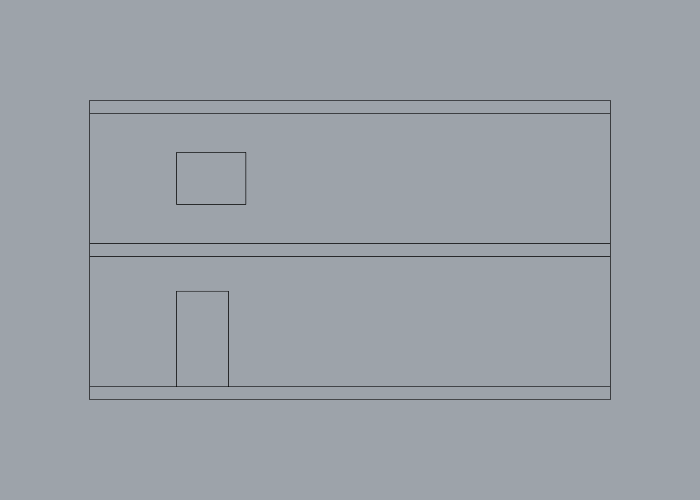
#> input picture docs/eval/drawing/elevation.png, 1400 x 1000 px (shown at 1/2 size)
$ python -i compose.py   (imports and definitions only)
#> lines starting #> are read from the running program, lines starting #| are printed output that depends on the picture
#> further down, picture is the input picture: PIL image 1400x1000 RGBA; mean R, G, B, A 155.8, 161.7, 168.7, 255
"""Compose the demo video, GIF, hero image and stills from the raw captures made by record_demo.py.

    python3 tests/demo/compose.py [--work /tmp/rhinomcp_demo] [--out docs/media]

Quality rules implemented here:
  * model shots were captured at 1840 x 1035 (the largest 16:9 size inside the capture guard); every frame is scaled to
    1280 x 720 with Lanczos (the push-in uses a sub-pixel source box, so there is no stepping);
  * all text is drawn at 2x (2560 x 1440) and downscaled with Lanczos, so it is crisp;
  * drawings: the thin pen lines are dilated by ~2 px at capture size before the downscale, so they cannot vanish;
  * scene changes are 0.4 s dips through white (0.2 s out, 0.2 s in); captions only change at cuts, never crossfade;
  * turntable frames are played back 1:1 (fixed camera, no per-frame zoom).
"""
import argparse
import json
import math
import os
import shutil
import subprocess
import sys

from PIL import Image, ImageChops, ImageDraw, ImageFilter, ImageFont

FPS = 20
W, H = 1280, 720
SS = 2                                   # text supersampling
FFMPEG = "/opt/homebrew/bin/ffmpeg"
BG = (255, 255, 255)
INK = (28, 32, 38)
MUTED = (110, 117, 126)
ACCENT = (201, 113, 79)
HELV = "/System/Library/Fonts/HelveticaNeue.ttc"
MENLO = "/System/Library/Fonts/Menlo.ttc"


def font(path, size, index=0):
    return ImageFont.truetype(path, int(size * SS), index=index)


# [12 lines left out: function wrap, not called in this run]


def down(rgba):
    return rgba.resize((W, H), Image.LANCZOS)


# ---------------------------------------------------------------------------------------------------- overlays (RGBA, 1280 x 720)
# [74 lines left out: functions overlay_caption, overlay_title, overlay_end, overlay_label, not called in this run]


# ---------------------------------------------------------------------------------------------------- image helpers
def ease(t):
    return t * t * (3 - 2 * t)


def load(path):
    return Image.open(path).convert("RGB")


# [6 lines left out: function push_in, not called in this run]


def thicken_drawing(img, size=5):
    """Pen lines are ~1 px at capture size: dilate the ink (and boost it) so that they survive the downscale."""
#> called with size = 5
    g = img.convert("L")
    ink = ImageChops.invert(g).filter(ImageFilter.MaxFilter(size))
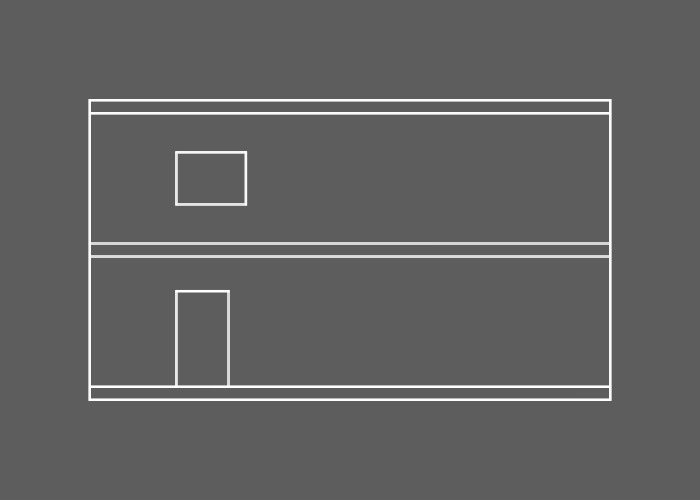
#> ink: PIL image 1400x1000 L (shown at 1/2 size); min 93, max 255, mean 97.8
    ink = ink.point(lambda v: min(255, int(v * 1.5)))
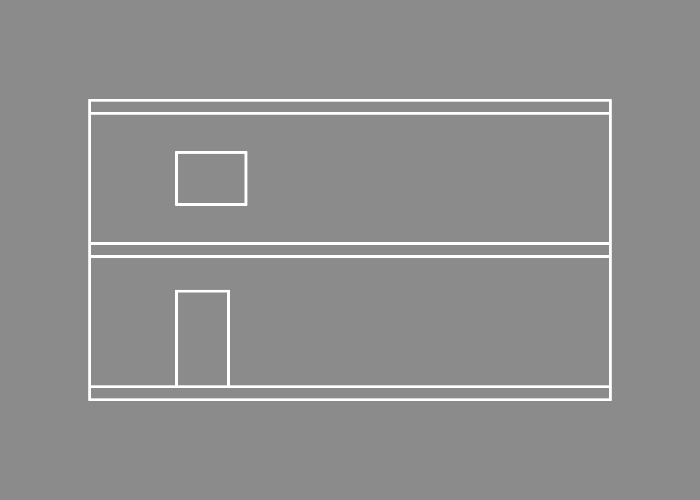
#> ink: PIL image 1400x1000 L (shown at 1/2 size); min 139, max 255, mean 142.9
    return ImageChops.invert(ink).convert("RGB")
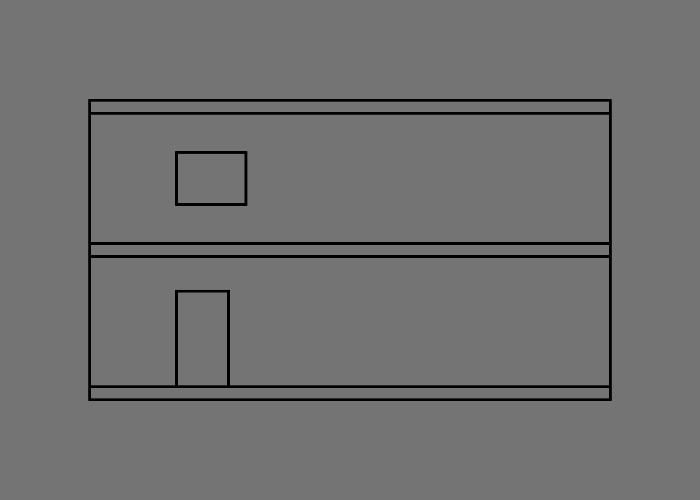
#> returned value: PIL image 1400x1000 RGB (shown at 1/2 size); min 0, max 116, mean 112.1


# [26 lines left out: functions fit_model, ink_bbox, fit_drawing, not called in this run]


# ---- the A3 sheet: camera path over the 300 dpi render of the exported PDF (paper mm: x right, y up from the bottom-left corner)
PAD_MM = 100
SHEET_KEYS = [(210, 148.5, 560, 1.2),      # whole sheet
              (140, 224.5, 275, 1.4),      # front elevation, all of it
              (95, 222, 150, 1.7),         # elevation: left half, closer
              (185, 222, 150, 1.7),        # elevation: right half
              (345, 224, 258, 1.7),        # section A-A
              (118, 101, 262, 1.7),        # plan
              (320, 75, 270, 1.6)]         # notes and title block
SHEET_MOVE = 0.9


def sheet_seconds():
    return sum(k[3] for k in SHEET_KEYS) + SHEET_MOVE * (len(SHEET_KEYS) - 1)


# [57 lines left out: functions sheet_path, sheet_canvas, sheet_frame, fade, with_overlay, not called in this run]


# ---------------------------------------------------------------------------------------------------- scenes
class Out(object):
    # [6 lines left out: function __init__, not called in this run]

    def add(self, img):
        img.save(os.path.join(self.dir, "%05d.png" % self.n), compress_level=1)
        self.n += 1


# [202 lines left out: functions scene, build_all, encode, gif_selection, encode_gif, main, not called in this run]


# [2 lines not run here, left out]

>>> from PIL import Image
>>> picture = Image.open('../../docs/eval/drawing/elevation.png')
>>> result = thicken_drawing(picture)

$ run again, on docs/eval/drawing/plan.png
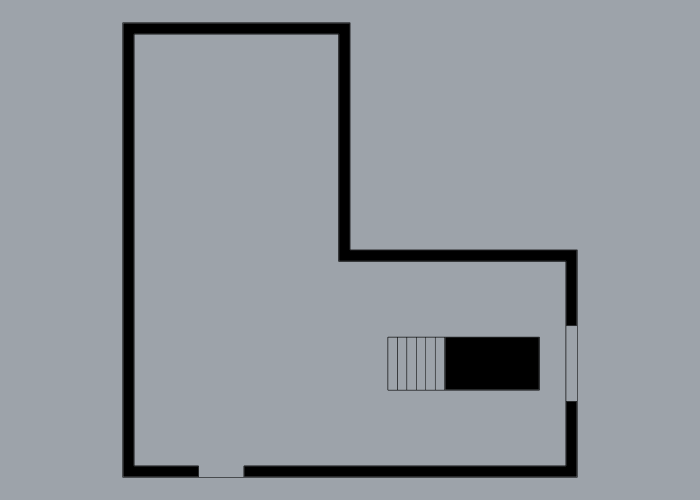
#> input picture docs/eval/drawing/plan.png, 1400 x 1000 px (shown at 1/2 size)
#> picture is the input picture: PIL image 1400x1000 RGBA; mean R, G, B, A 146, 151.5, 158, 255
#> in thicken_drawing, `ink = ink.point(lambda v: min(255, int(v * 1.5)))`:
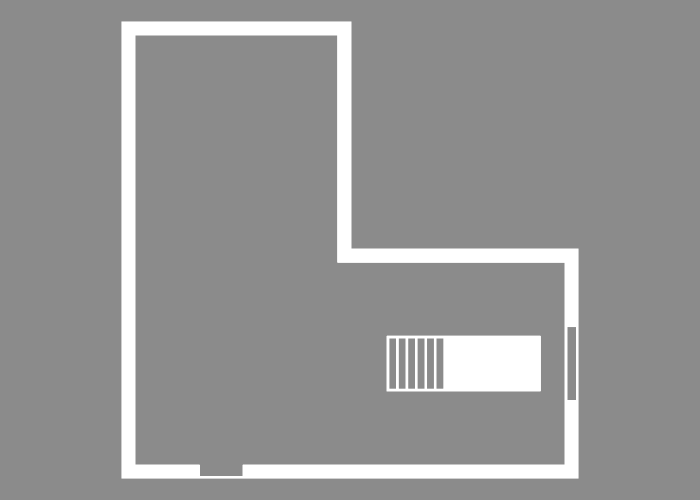
#> ink: PIL image 1400x1000 L (shown at 1/2 size); min 139, max 255, mean 149.1
#> in thicken_drawing, `return ImageChops.invert(ink).convert("RGB")`:
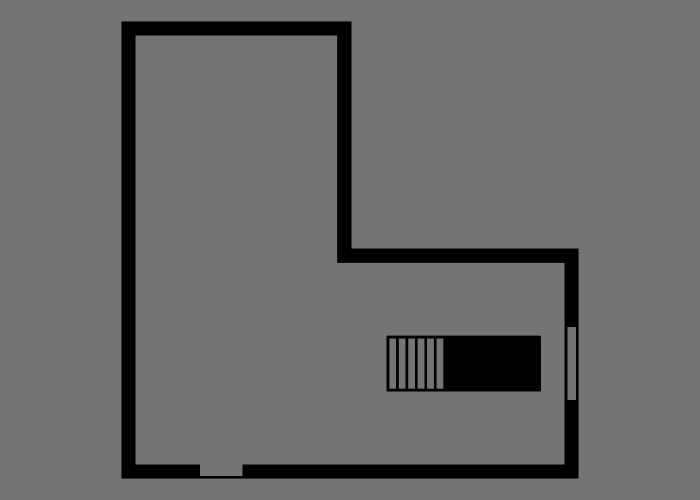
#> returned value: PIL image 1400x1000 RGB (shown at 1/2 size); min 0, max 116, mean 105.9

$ run again, on docs/eval/drawing/section.png
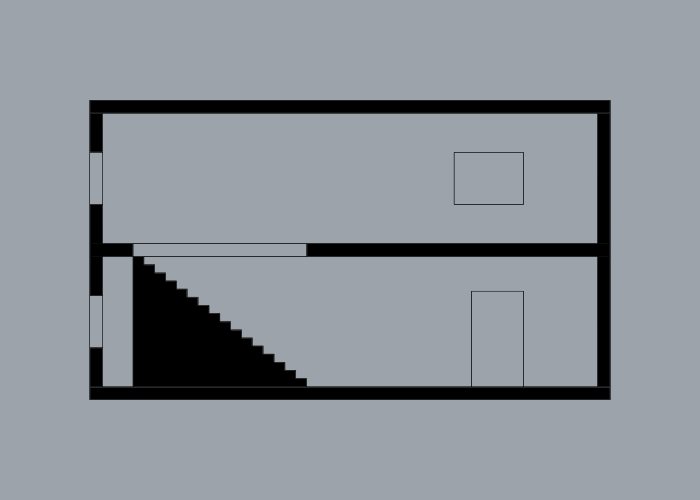
#> input picture docs/eval/drawing/section.png, 1400 x 1000 px (shown at 1/2 size)
#> picture is the input picture: PIL image 1400x1000 RGBA; mean R, G, B, A 140.6, 145.9, 152.2, 255
#> in thicken_drawing, `ink = ink.point(lambda v: min(255, int(v * 1.5)))`:
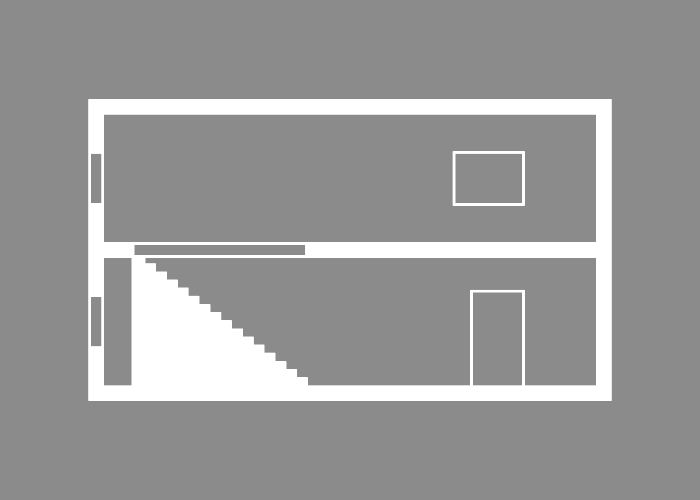
#> ink: PIL image 1400x1000 L (shown at 1/2 size); min 139, max 255, mean 153.6
#> in thicken_drawing, `return ImageChops.invert(ink).convert("RGB")`:
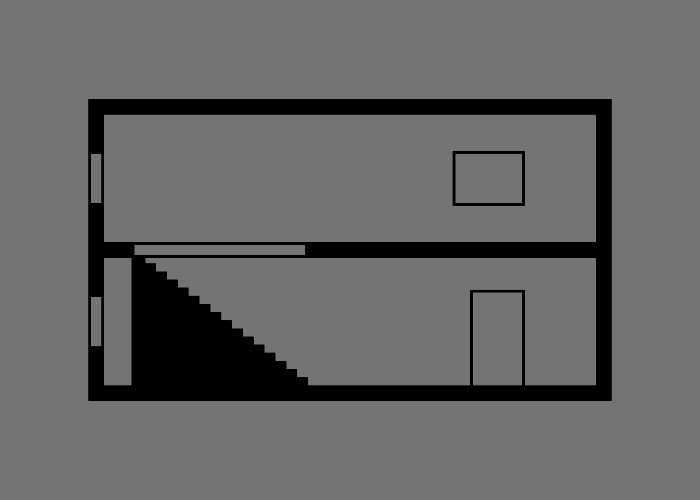
#> returned value: PIL image 1400x1000 RGB (shown at 1/2 size); min 0, max 116, mean 101.4

$ run again, on docs/eval/drawing/vase_elevation.png
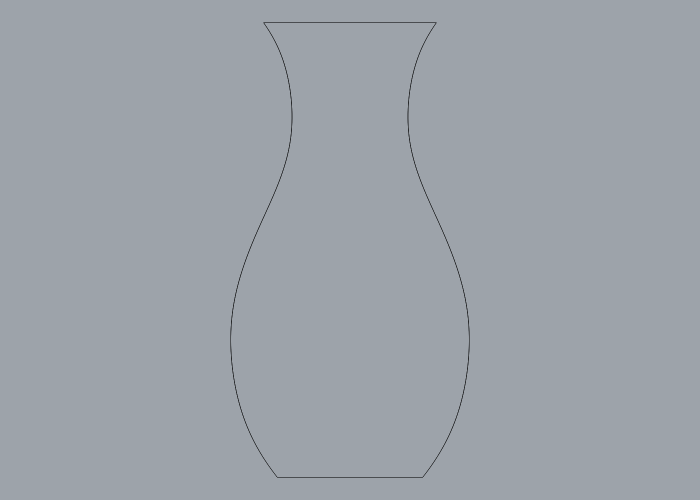
#> input picture docs/eval/drawing/vase_elevation.png, 1400 x 1000 px (shown at 1/2 size)
#> picture is the input picture: PIL image 1400x1000 RGBA; mean R, G, B, A 156.7, 162.6, 169.6, 255
#> in thicken_drawing, `ink = ink.point(lambda v: min(255, int(v * 1.5)))`:
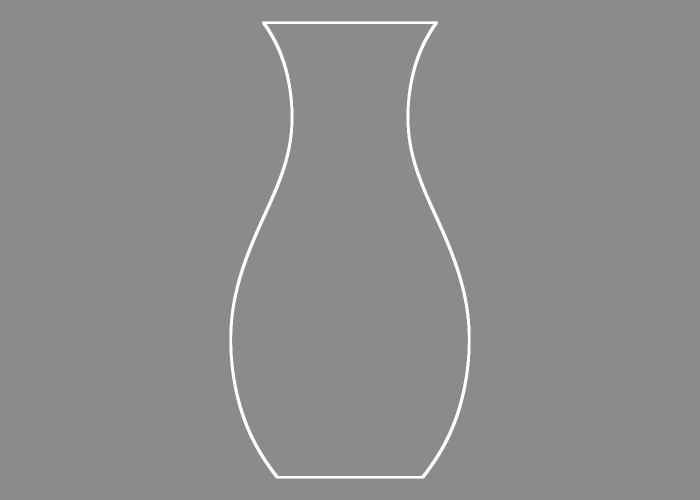
#> ink: PIL image 1400x1000 L (shown at 1/2 size); min 139, max 255, mean 140.3
#> in thicken_drawing, `return ImageChops.invert(ink).convert("RGB")`:
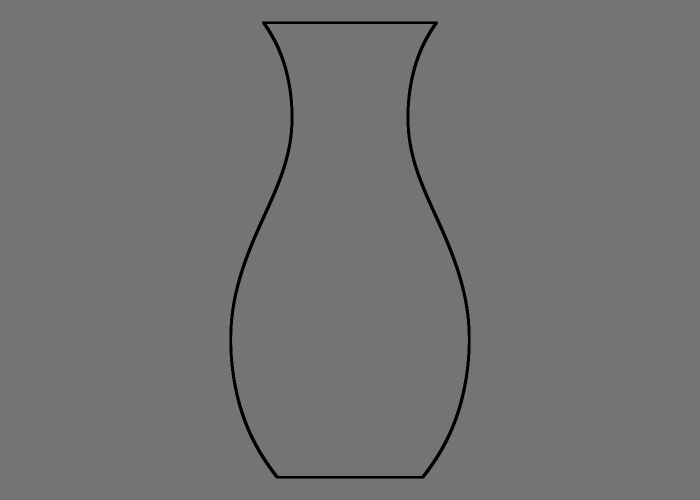
#> returned value: PIL image 1400x1000 RGB (shown at 1/2 size); min 0, max 116, mean 114.7
